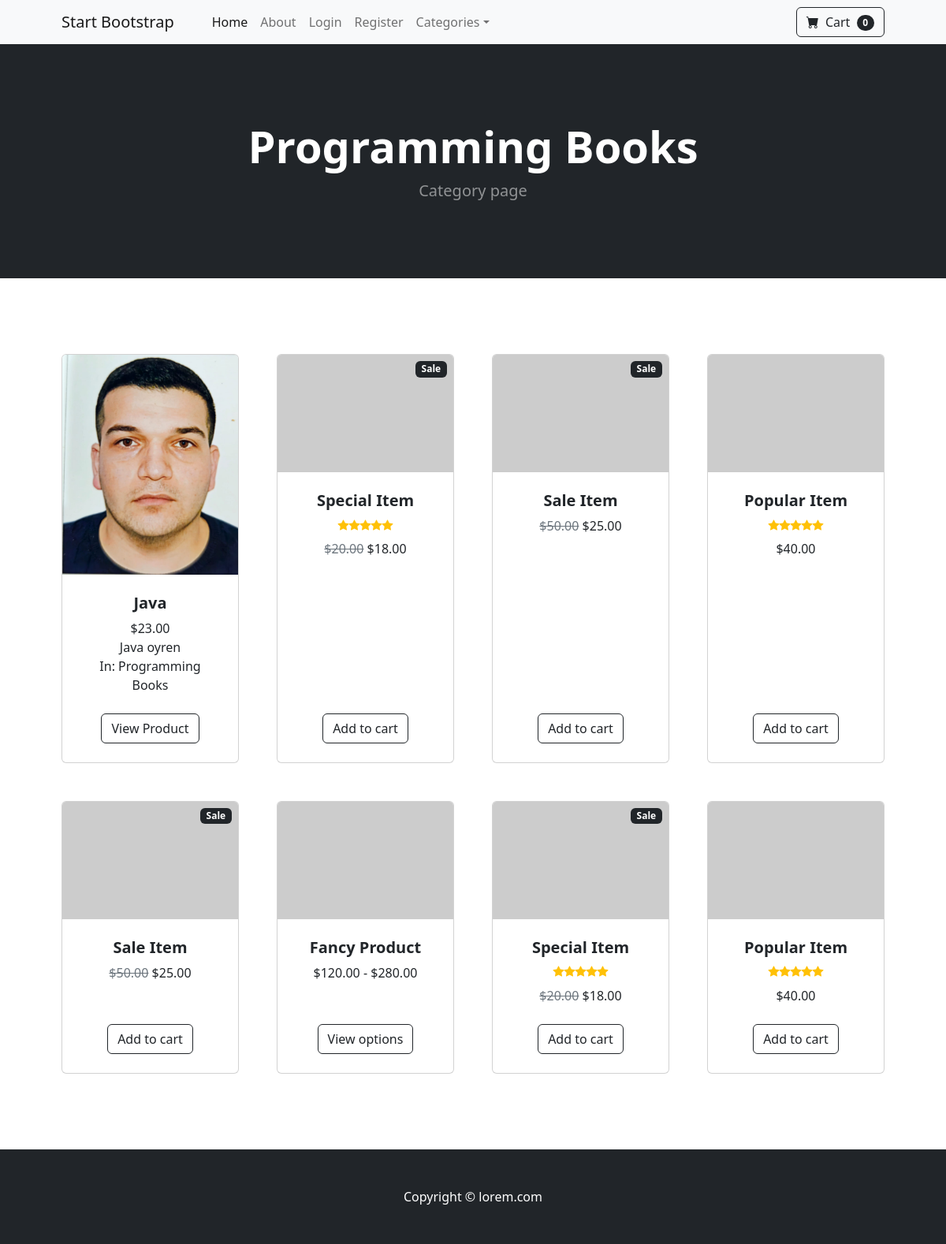
Screenshot of /category/Programming-Books with the database file from the repository.
### store/models.py (models this page shows, shortened)
class Category(models.Model):
    name = models.CharField(max_length=50,)
    def __str__(self):
        return self.name
    class Meta:
        verbose_name_plural = 'categories'

class Product(models.Model):
    name = models.CharField(max_length=100,)
    price = models.DecimalField(default=0,decimal_places=2, max_digits=6)
    category = models.ForeignKey(Category, on_delete=models.CASCADE, default=1)
    description = models.CharField(max_length=250,default='', blank=True,null = True )
    image = models.ImageField(upload_to='uploads/product')
    is_sale = models.BooleanField(default=False)
    sales_price = models.DecimalField(default=0,decimal_places=2,max_digits=6 )

### store/views.py (the view)
# urls.py: path('category/<str:foo>', views.category, name='category')
def category(request, foo):
    foo = foo.replace('-',' ')
    try:
        category = Category.objects.get(name=foo)
        products = Product.objects.filter(category=category)
        return render(request, 'category.html',{'products':products,'category':category})
    except:
        messages.success(request,("That Category doesn't Exist.."))
        return redirect('home')

### cart/cart.py (called while the page is built)
    def __len__(self):
        return len(self.cart)

### cart/context_processors.py (called while the page is built)
def cart(request):
    return{'cart': Cart(request)}

### templates/category.html
{% extends "base.html" %}
{% block content%}
        <header class="bg-dark py-5">
            <div class="container px-4 px-lg-5 my-5">
                <div class="text-center text-white">
                    <h1 class="display-4 fw-bolder">{{ category }}</h1>
                    <p class="lead fw-normal text-white-50 mb-0">Category page</p>
                </div>
            </div>
        </header>
        <section class="py-5">
            <div class="container px-4 px-lg-5 mt-5">
                <div class="row gx-4 gx-lg-5 row-cols-2 row-cols-md-3 row-cols-xl-4 justify-content-center">
                    {% for product in products %}
                        {% if product.is_sale %}
                         <div class="col mb-5">
                        <div class="card h-100">
                            <div class="badge bg-dark text-white position-absolute" style="top: 0.5rem; right: 0.5rem">Sale</div>
                            <img class="card-img-top" src="{{ product.image.url}}" alt="..." />
                            <div class="card-body p-4">
                                <div class="text-center">
                                    <h5 class="fw-bolder">{{product.name}}</h5>
                                    <div class="d-flex justify-content-center small text-warning mb-2">
                                     <div class="bi-star-fill"></div>&nbsp;&nbsp;Sale!&nbsp;&nbsp;
                                     <div class="bi-star-fill"></div>
                                    </div>
                                    <strike>${{product.price}}</strike>
                                    ${{ product.sales_price }}
                                    <br/>
                                </div>
                            </div>
                            <div class="card-footer p-4 pt-0 border-top-0 bg-transparent">
                                <div class="text-center"><a class="btn btn-outline-dark mt-auto" href="{% url 'product' product.id %}">View Product</a></div>
                            </div>
                        </div>
                    </div>
                        {% else %}
                    <div class="col mb-5">
                        <div class="card h-100">
                            <img class="card-img-top" src="{{ product.image.url}}" alt="..." />
                            <div class="card-body p-4">
                                <div class="text-center">
                                    <h5 class="fw-bolder">{{product.name}}</h5>
                                    ${{product.price}}
                                    <br/>
                                    {{product.description }}
                                    <br/>
                                    In: {{product.category}}
                                </div>
                            </div>
                            <div class="card-footer p-4 pt-0 border-top-0 bg-transparent">
                                <div class="text-center"><a class="btn btn-outline-dark mt-auto" href="{% url 'product' product.id %}">View Product</a></div>
                            </div>
                        </div>
                    </div>
                        {% endif %}
                    {% endfor %}
                    <div class="col mb-5">
                        <div class="card h-100">
                            <div class="badge bg-dark text-white position-absolute" style="top: 0.5rem; right: 0.5rem">Sale</div>
                            <img class="card-img-top" src="https://dummyimage.com/450x300/dee2e6/6c757d.jpg" alt="..." />
                            <div class="card-body p-4">
                                <div class="text-center">
                                    <h5 class="fw-bolder">Special Item</h5>
                                    <div class="d-flex justify-content-center small text-warning mb-2">
                                        <div class="bi-star-fill"></div>
                                        <div class="bi-star-fill"></div>
                                        <div class="bi-star-fill"></div>
                                        <div class="bi-star-fill"></div>
                                        <div class="bi-star-fill"></div>
                                    </div>
                                    <span class="text-muted text-decoration-line-through">$20.00</span>
                                    $18.00
                                </div>
                            </div>
                            <div class="card-footer p-4 pt-0 border-top-0 bg-transparent">
                                <div class="text-center"><a class="btn btn-outline-dark mt-auto" href="#">Add to cart</a></div>
                            </div>
                        </div>
                    </div>
                    <div class="col mb-5">
                        <div class="card h-100">
                            <div class="badge bg-dark text-white position-absolute" style="top: 0.5rem; right: 0.5rem">Sale</div>
                            <img class="card-img-top" src="https://dummyimage.com/450x300/dee2e6/6c757d.jpg" alt="..." />
                            <div class="card-body p-4">
                                <div class="text-center">
                                    <h5 class="fw-bolder">Sale Item</h5>
                                    <span class="text-muted text-decoration-line-through">$50.00</span>
                                    $25.00
                                </div>
                            </div>
                            <div class="card-footer p-4 pt-0 border-top-0 bg-transparent">
                                <div class="text-center"><a class="btn btn-outline-dark mt-auto" href="#">Add to cart</a></div>
                            </div>
                        </div>
                    </div>
                    <div class="col mb-5">
                        <div class="card h-100">
                            <img class="card-img-top" src="https://dummyimage.com/450x300/dee2e6/6c757d.jpg" alt="..." />
                            <div class="card-body p-4">
                                <div class="text-center">
                                    <h5 class="fw-bolder">Popular Item</h5>
                                    <div class="d-flex justify-content-center small text-warning mb-2">
                                        <div class="bi-star-fill"></div>
                                        <div class="bi-star-fill"></div>
                                        <div class="bi-star-fill"></div>
                                        <div class="bi-star-fill"></div>
                                        <div class="bi-star-fill"></div>
                                    </div>
                                    $40.00
                                </div>
                            </div>
                            <div class="card-footer p-4 pt-0 border-top-0 bg-transparent">
                                <div class="text-center"><a class="btn btn-outline-dark mt-auto" href="#">Add to cart</a></div>
                            </div>
                        </div>
                    </div>
                    <div class="col mb-5">
                        <div class="card h-100">
                            <div class="badge bg-dark text-white position-absolute" style="top: 0.5rem; right: 0.5rem">Sale</div>
                            <img class="card-img-top" src="https://dummyimage.com/450x300/dee2e6/6c757d.jpg" alt="..." />
                            <div class="card-body p-4">
                                <div class="text-center">
                                    <h5 class="fw-bolder">Sale Item</h5>
                                    <span class="text-muted text-decoration-line-through">$50.00</span>
                                    $25.00
                                </div>
                            </div>
                            <div class="card-footer p-4 pt-0 border-top-0 bg-transparent">
                                <div class="text-center"><a class="btn btn-outline-dark mt-auto" href="#">Add to cart</a></div>
                            </div>
                        </div>
                    </div>
                    <div class="col mb-5">
                        <div class="card h-100">
                            <img class="card-img-top" src="https://dummyimage.com/450x300/dee2e6/6c757d.jpg" alt="..." />
                            <div class="card-body p-4">
                                <div class="text-center">
                                    <h5 class="fw-bolder">Fancy Product</h5>
                                    $120.00 - $280.00
                                </div>
                            </div>
                            <div class="card-footer p-4 pt-0 border-top-0 bg-transparent">
                                <div class="text-center"><a class="btn btn-outline-dark mt-auto" href="#">View options</a></div>
                            </div>
                        </div>
                    </div>
                    <div class="col mb-5">
                        <div class="card h-100">
                            <div class="badge bg-dark text-white position-absolute" style="top: 0.5rem; right: 0.5rem">Sale</div>
                            <img class="card-img-top" src="https://dummyimage.com/450x300/dee2e6/6c757d.jpg" alt="..." />
                            <div class="card-body p-4">
                                <div class="text-center">
                                    <h5 class="fw-bolder">Special Item</h5>
                                    <div class="d-flex justify-content-center small text-warning mb-2">
                                        <div class="bi-star-fill"></div>
                                        <div class="bi-star-fill"></div>
                                        <div class="bi-star-fill"></div>
                                        <div class="bi-star-fill"></div>
                                        <div class="bi-star-fill"></div>
                                    </div>
                                    <span class="text-muted text-decoration-line-through">$20.00</span>
                                    $18.00
                                </div>
                            </div>
                            <div class="card-footer p-4 pt-0 border-top-0 bg-transparent">
                                <div class="text-center"><a class="btn btn-outline-dark mt-auto" href="#">Add to cart</a></div>
                            </div>
                        </div>
                    </div>
                    <div class="col mb-5">
                        <div class="card h-100">
                            <img class="card-img-top" src="https://dummyimage.com/450x300/dee2e6/6c757d.jpg" alt="..." />
                            <div class="card-body p-4">
                                <div class="text-center">
                                    <h5 class="fw-bolder">Popular Item</h5>
                                    <div class="d-flex justify-content-center small text-warning mb-2">
                                        <div class="bi-star-fill"></div>
                                        <div class="bi-star-fill"></div>
                                        <div class="bi-star-fill"></div>
                                        <div class="bi-star-fill"></div>
                                        <div class="bi-star-fill"></div>
                                    </div>
                                    $40.00
                                </div>
                            </div>
                            <div class="card-footer p-4 pt-0 border-top-0 bg-transparent">
                                <div class="text-center"><a class="btn btn-outline-dark mt-auto" href="#">Add to cart</a></div>
                            </div>
                        </div>
                    </div>
                </div>
            </div>
        </section>
{% endblock%}

### rows the page displays
Category: name "Programming Books"
Product: image (picture), name "Java", price "23.00", description "Java oyren", category "Programming Books"

### other values shown
{{ cart|length }} "0"
